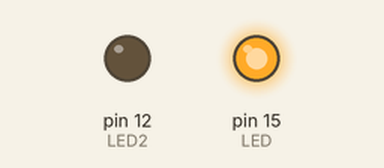
Bench run of a sketch on a simulated Arduino Uno, built with avr-gcc and run on an emulated ATmega328P. On the bench: output pins drawn as LEDs (lit = HIGH).

Above: at 0.3 s.
At 5.3 s:
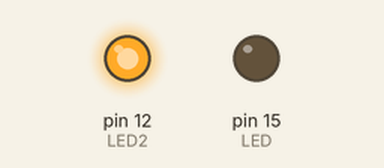
Timing chart, 0 to 8.3 s (numbered marks = the images above):
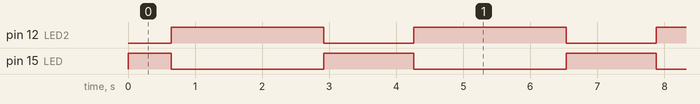

The sketch:

08_fade.ino
```cpp
#define LED 15
#define LED2 12

int power = 255;
int power2 = 0;

void setup() {
  pinMode(LED, OUTPUT);
  pinMode(LED2, OUTPUT);
}

void loop() {
  /*digitalWrite(LED, HIGH);
  delay(1000);
  digitalWrite(LED, LOW);
  delay(1000);*/

  /*analogWrite(LED, 20);
  delay(500);
  analogWrite(LED, 120);
  delay(500);*/

  do{
    analogWrite(LED, power);
    analogWrite(LED2, power2);
    delay(5);
    power--;
    power2++;
  }while(power!=0 && power2!=255);

  delay(1000);

  do{
    power++;
    power2--;
    analogWrite(LED, power);
    analogWrite(LED2, power2);
    delay(5);
  }while(power!=255 && power2!=0);

  analogWrite(LED, 255);
  analogWrite(LED2, 0);
  delay(55);

}
```

Measured:
- by itself, pin 12 (LED2): alternates HIGH for 2.3 s and LOW for 1.3 s
- by itself, pin 15 (LED): repeats every 3.6 s: LOW 2.3 s, HIGH 1.3 s
